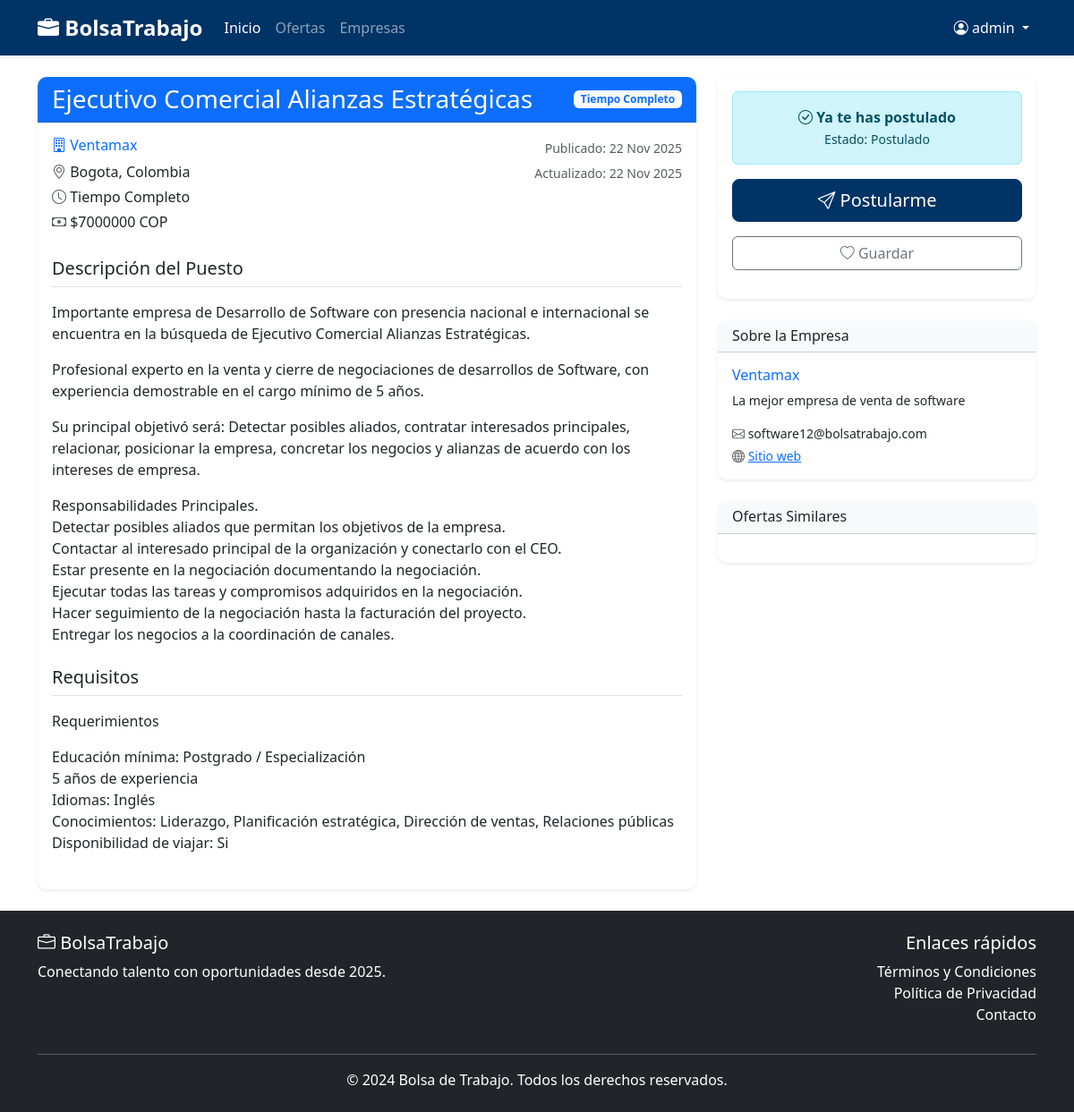
/jobs/1/ (signed in), run on the app's committed database.
### users/models.py (models this page shows, shortened)
class User(AbstractUser):
    ROLE_CHOICES = (
        ('candidate', 'Candidato'),
        ('company', 'Empresa'),
        ('admin', 'Administrador'),
    )
    role = models.CharField(max_length=20, choices=ROLE_CHOICES, default='candidate')
    phone = models.CharField(max_length=15, blank=True)
    address = models.TextField(blank=True)
    created_at = models.DateTimeField(auto_now_add=True)

class Company(models.Model):
    user = models.OneToOneField(User, on_delete=models.CASCADE)
    company_name = models.CharField(max_length=100)
    description = models.TextField(blank=True)
    contact_email = models.EmailField()
    website = models.URLField(blank=True)
    logo = models.ImageField(upload_to='company_logos/', blank=True, null=True)

### jobs/models.py (models this page shows, shortened)
class JobOffer(models.Model):
    CONTRACT_TYPES = (
        ('full_time', 'Tiempo Completo'),
        ('part_time', 'Medio Tiempo'),
        ('freelance', 'Freelance'),
        ('internship', 'Pasantía'),
    )
    company = models.ForeignKey(Company, on_delete=models.CASCADE)
    title = models.CharField(max_length=200)
    description = models.TextField()
    requirements = models.TextField()
    contract_type = models.CharField(max_length=20, choices=CONTRACT_TYPES)
    location = models.CharField(max_length=100)
    salary = models.DecimalField(max_digits=10, decimal_places=2, blank=True, null=True)
    is_active = models.BooleanField(default=True)
    created_at = models.DateTimeField(auto_now_add=True)
    updated_at = models.DateTimeField(auto_now=True)

### applications/models.py (models this page shows, shortened)
class Application(models.Model):
    STATUS_CHOICES = (
        ('applied', 'Postulado'),
        ('review', 'En Revisión'),
        ('interview', 'Entrevista'),
        ('rejected', 'Rechazado'),
        ('hired', 'Contratado'),
    )
    candidate = models.ForeignKey(Candidate, on_delete=models.CASCADE)
    job_offer = models.ForeignKey(JobOffer, on_delete=models.CASCADE)
    status = models.CharField(max_length=20, choices=STATUS_CHOICES, default='applied')
    applied_date = models.DateTimeField(auto_now_add=True)
    cover_letter = models.TextField(blank=True)
    class Meta:
        unique_together = ['candidate', 'job_offer']

### jobs/views.py (the view)
# urls.py: path('<int:job_id>/', views.job_detail, name='job_detail'),
def job_detail(request, job_id):
    job = get_object_or_404(JobOffer, id=job_id, is_active=True)
    return render(request, 'jobs/job_detail.html', {'job': job})

### templates/jobs/job_detail.html (shortened to what this page needs)
{% extends 'base.html' %}
{% block content %}
<div class="container mt-4">
    <div class="row">
        <div class="col-lg-8">
            <div class="card shadow-sm mb-4">
                <div class="card-header bg-primary text-white">
                    <div class="d-flex justify-content-between align-items-center">
                        <h3 class="mb-0">{{ job.title }}</h3>
                        <span class="badge bg-light text-primary">{{ job.get_contract_type_display }}</span>
                    </div>
                </div>
                <div class="card-body">
                    <div class="row mb-4">
                        <div class="col-md-6">
                            <h6 class="text-primary">
                                <i class="bi bi-building"></i> {{ job.company.company_name }}
                            </h6>
                            <p class="mb-1">
                                <i class="bi bi-geo-alt text-muted"></i> {{ job.location }}
                            </p>
                            <p class="mb-1">
                                <i class="bi bi-clock text-muted"></i> {{ job.get_contract_type_display }}
                            </p>
                            {% if job.salary %}
                            <p class="mb-1">
                                <i class="bi bi-cash text-muted"></i> ${{ job.salary|floatformat:0 }} COP
                            </p>
                            {% endif %}
                        </div>
                        <div class="col-md-6 text-md-end">
                            <p class="text-muted mb-1">
                                <small>Publicado: {{ job.created_at|date:"d M Y" }}</small>
                            </p>
                            {% if job.updated_at != job.created_at %}
                            <p class="text-muted mb-1">
                                <small>Actualizado: {{ job.updated_at|date:"d M Y" }}</small>
                            </p>
                            {% endif %}
                        </div>
                    </div>
                    <div class="mb-4">
                        <h5 class="border-bottom pb-2">Descripción del Puesto</h5>
                        <p class="mt-3">{{ job.description|linebreaks }}</p>
                    </div>
                    <div class="mb-4">
                        <h5 class="border-bottom pb-2">Requisitos</h5>
                        <p class="mt-3">{{ job.requirements|linebreaks }}</p>
                    </div>
                </div>
            </div>
        </div>
        <div class="col-lg-4">
            <div class="card shadow-sm sticky-top" style="top: 20px;">
                <div class="card-body text-center">
                    {% if user.is_authenticated %}
                        {% if user.role == 'candidate' %}
                            {% with user.candidate.application_set.all as user_applications %}
                                {% for app in user_applications %}
                                    {% if app.job_offer.id == job.id %}
                                        <div class="alert alert-info mb-3">
                                            <i class="bi bi-check-circle"></i>
                                            <strong>Ya te has postulado</strong>
                                            <br>
                                            <small>Estado: {{ app.get_status_display }}</small>
                                        </div>
                                    {% endif %}
                                {% endfor %}
                            {% endwith %}
                            <form method="post" action="{% url 'apply_to_job' job.id %}">
                                <button type="submit" class="btn btn-primary btn-lg w-100 mb-3">
                                    <i class="bi bi-send"></i> Postularme
                                </button>
                            </form>
                            <button class="btn btn-outline-secondary w-100 mb-3">
                                <i class="bi bi-heart"></i> Guardar
                            </button>
                        {% else %}
                            <p class="text-muted">Esta oferta fue publicada por otra empresa.</p>
                        {% endif %}
                    {% endif %}
                </div>
            </div>
            <div class="card shadow-sm mt-4">
                <div class="card-header bg-light">
                    <h6 class="mb-0">Sobre la Empresa</h6>
                </div>
                <div class="card-body">
                    <h6 class="text-primary">{{ job.company.company_name }}</h6>
                    {% if job.company.description %}
                        <p class="small">{{ job.company.description|truncatewords:30 }}</p>
                    {% else %}
                        <p class="small text-muted">No hay descripción disponible.</p>
                    {% endif %}
                    <div class="mt-3">
                        {% if job.company.contact_email %}
                        <p class="small mb-1">
                            <i class="bi bi-envelope text-muted"></i> {{ job.company.contact_email }}
                        </p>
                        {% endif %}
                        {% if job.company.website %}
                        <p class="small mb-0">
                            <i class="bi bi-globe text-muted"></i>
                            <a href="{{ job.company.website }}" target="_blank">Sitio web</a>
                        </p>
                        {% endif %}
                    </div>
                </div>
            </div>
            <div class="card shadow-sm mt-4">
                <div class="card-header bg-light">
                    <h6 class="mb-0">Ofertas Similares</h6>
                </div>
                <div class="card-body">
                </div>
            </div>
        </div>
    </div>
</div>
{% endblock %}

### templates/base.html (shortened to what this page needs)
<!DOCTYPE html>
<html lang="es">
<head>
    <link href="https://cdn.jsdelivr.net/npm/bootstrap@5.3.0/dist/css/bootstrap.min.css" rel="stylesheet">
    <link rel="stylesheet" href="https://cdn.jsdelivr.net/npm/bootstrap-icons@1.10.0/font/bootstrap-icons.css">
</head>
<body>
    <nav class="navbar navbar-expand-lg navbar-dark" style="background-color: #003366;">
        <div class="container">
            <a class="navbar-brand" href="{% url 'home' %}">
                <i class="bi bi-briefcase-fill"></i> BolsaTrabajo
            </a>
            <div class="collapse navbar-collapse" id="navbarNav">
                <ul class="navbar-nav me-auto">
                    <li class="nav-item">
                        <a class="nav-link active" href="{% url 'home' %}">Inicio</a>
                    </li>
                    <li class="nav-item">
                        <a class="nav-link" href="{% url 'job_list' %}">Ofertas</a>
                    </li>
                    <li class="nav-item">
                        <a class="nav-link" href="{% url 'company_list' %}">Empresas</a>
                    </li>
                </ul>
                <div class="navbar-nav">
    {% if user.is_authenticated %}
        <div class="nav-item dropdown">
            <a class="nav-link dropdown-toggle text-white" href="#" role="button" data-bs-toggle="dropdown">
                <i class="bi bi-person-circle"></i> {{ user.username }}
            </a>
        </div>
    {% endif %}
                </div>
            </div>
        </div>
    </nav>
    <main>
        {% block content %}
        {% endblock %}
    </main>
    <footer class="bg-dark text-white py-4 footer">
        <div class="container">
            <div class="row">
                <div class="col-md-6">
                    <h5><i class="bi bi-briefcase"></i> BolsaTrabajo</h5>
                    <p>Conectando talento con oportunidades desde 2025.</p>
                </div>
                <div class="col-md-6 text-md-end">
                    <h5>Enlaces rápidos</h5>
                    <ul class="list-unstyled">
                        <li><a href="#" class="text-white text-decoration-none">Términos y Condiciones</a></li>
                        <li><a href="#" class="text-white text-decoration-none">Política de Privacidad</a></li>
                        <li><a href="#" class="text-white text-decoration-none">Contacto</a></li>
                    </ul>
                </div>
            </div>
            <hr class="my-3">
            <div class="text-center">
                <p class="mb-0">&copy; 2024 Bolsa de Trabajo. Todos los derechos reservados.</p>
            </div>
        </div>
    </footer>
</body>
</html>

### templates/base.html (style rules this page uses)
.navbar-brand { font-weight: 600; font-size: 1.5rem; }
.btn-primary { background-color: #003366; border-color: #003366; font-weight: 500; }
.navbar { box-shadow: 0 2px 4px rgba(0,0,0,0.1); }
.footer { margin-top: auto; }

### templates/jobs/job_detail.html (style rules this page uses)
.sticky-top { position: -webkit-sticky; position: sticky; }
.card { border: none; border-radius: 10px; }
.card-header { border-radius: 10px 10px 0 0 !important; }

### data on the page
User: username "admin"
JobOffer: title "Ejecutivo Comercial Alianzas Estratégicas", contract_type "Tiempo Completo", company.company_name "Ventamax", location "Bogota, Colombia", salary "7000000", created_at "22 Nov 2025", updated_at "22 Nov 2025", description "Importante empresa de Desarrollo de Software con presencia nacional e internacional se encuentra en la búsqueda de Ejecutivo Comercial Alianzas Estratégicas. Profesional experto en la venta y cierre de negociaciones de desarrollos de Software, con experiencia demostrable en el cargo mínimo de 5 años. Su principal objetivó será: Detectar posibles aliados, contratar interesados principales, relacionar, posicionar la empresa, concretar los negocios y alianzas de acuerdo con los intereses de empresa. Responsabilidades Principales. Detectar posibles aliados que permitan los objetivos de la empresa. Contactar al interesado principal de la organización y conectarlo con el CEO. Estar presente en la…", requirements "Requerimientos Educación mínima: Postgrado / Especialización 5 años de experiencia Idiomas: Inglés Conocimientos: Liderazgo, Planificación estratégica, Dirección de ventas, Relaciones públicas Disponibilidad de viajar: Si", company.description "La mejor empresa de venta de software", company.contact_email "software12@bolsatrabajo.com"
Application: status "Postulado"
